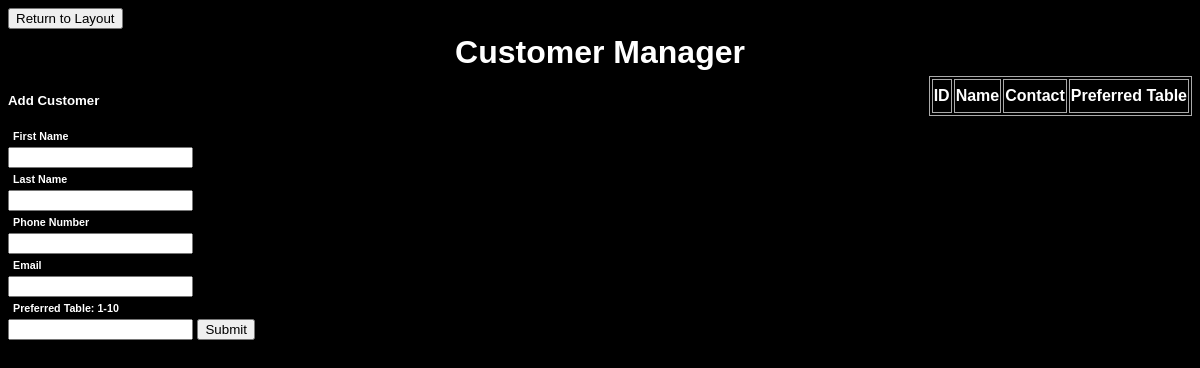
Before: /customer with the older database file.
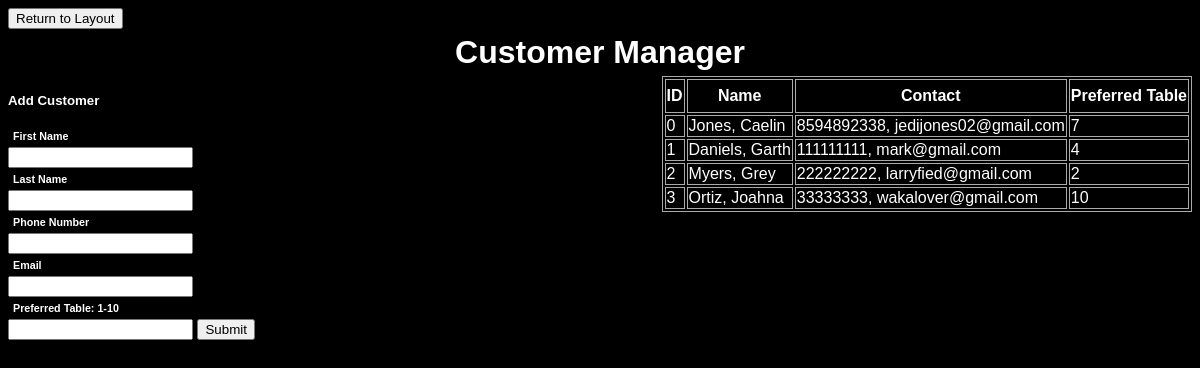
After: the same page with the newer database file.
### main.py (models this page shows, shortened)
class Customer(db.Model):
    cust_id = db.Column(db.Integer, primary_key=True)                                 #Add Auto Increment
    cust_first_name = db.Column(db.String(50), nullable=False)
    cust_last_name = db.Column(db.String(50), nullable=False)
    phone_no = db.Column(db.String(10), unique=True, nullable=False)
    email = db.Column(db.String(60), unique=True, nullable=False)
    pref_table = db.Column(db.Integer, db.ForeignKey("table.table_id"))

### main.py (the view)
@app.route('/customer', methods=['GET','POST'])
def add_customer():
    global customer_id
    if request.method == 'POST':
        cust_first_name = request.form['First Name']
        cust_last_name = request.form['Last Name']
        phone_no = request.form['Phone No.']
        email = request.form['Email']
        pref_table = request.form['Preferred Table']
        try:
            db.session.add(Customer(customer_id, cust_first_name, cust_last_name, phone_no, email, pref_table))
            customer_id += 1
            db.session.commit()
            return redirect('/customer')
        except:
               return 'There was an issue entering your information'
    else:
        customers = Customer.query.order_by(Customer.cust_id).all()
        return render_template('customer.html', customers = customers)

### templates/customer.html (shortened to what this page needs)
{% extends 'base.html' %}
{% block body %}
<div class="content">
    <form action="/" method="GET">
        <button>Return to Layout</button>
    </form>
    <h1 style="text-align: center;">Customer Manager</h1>
    <table align="right">
        <tr>
          <th>ID</th>
          <th>Name</th>
          <th>Contact</th>
          <th>Preferred Table</th>
        </tr>
        {% for customer in customers %}
        <tr>
          <td>{{customer.cust_id}} </td>
          <td>{{customer.cust_last_name}}, {{customer.cust_first_name}}</td>
          <td>{{customer.phone_no}}, {{customer.email}}</td>
          <td>{{customer.pref_table}}</td>
        </tr>
        {% endfor %}
    </table>
    <div class="form">
        <form action="/customer" method="POST">
            <h5>Add Customer</h5>
            <h6>First Name</h6>
            <input type="text" name="First Name" id="first_name">
            <h6>Last Name</h6>
            <input type="text" name="Last Name" id="last_name">
            <h6>Phone Number</h6>
            <input type="text" name="Phone No." id="phone_no">
            <h6>Email</h6>
            <input type="text" name="Email" id="email">
            <h6>Preferred Table: 1-10</h6>
            <input type="text" name="Preferred Table" id="pref_table">
            <input type="submit" name="Enter Info">
        </form>
    </div>
</div>
{% endblock %}

Changed rows visible on the page:
added Customer: cust_id "0", cust_last_name "Jones", cust_first_name "Caelin", phone_no "8594892338", email "jedijones02@gmail.com", pref_table "7"
added Customer: cust_id "1", cust_last_name "Daniels", cust_first_name "Garth", phone_no "111111111", email "mark@gmail.com", pref_table "4"
added Customer: cust_id "2", cust_last_name "Myers", cust_first_name "Grey", phone_no "222222222", email "larryfied@gmail.com", pref_table "2"
added Customer: cust_id "3", cust_last_name "Ortiz", cust_first_name "Joahna", phone_no "33333333", email "wakalover@gmail.com", pref_table "10"
